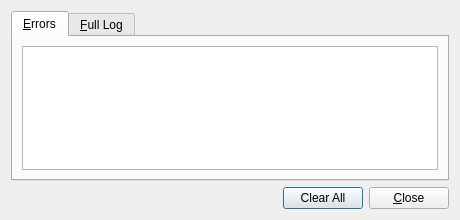
<?xml version="1.0" encoding="UTF-8"?>
<ui version="4.0">
 <class>LogDialog</class>
 <widget class="QDialog" name="LogDialog">
  <property name="geometry">
   <rect>
    <x>0</x>
    <y>0</y>
    <width>460</width>
    <height>220</height>
   </rect>
  </property>
  <property name="windowTitle">
   <string>TyQt Log</string>
  </property>
  <property name="windowIcon">
   <iconset resource="tyqt.qrc">
    <normaloff>:/tyqt</normaloff>:/tyqt</iconset>
  </property>
  <layout class="QVBoxLayout" name="verticalLayout">
   <item>
    <widget class="QTabWidget" name="tabWidget">
     <property name="currentIndex">
      <number>0</number>
     </property>
     <widget class="QWidget" name="errorTab">
      <attribute name="title">
       <string>&amp;Errors</string>
      </attribute>
      <layout class="QVBoxLayout" name="verticalLayout_2">
       <item>
        <widget class="QPlainTextEdit" name="errorLogText">
         <property name="contextMenuPolicy">
          <enum>Qt::CustomContextMenu</enum>
         </property>
         <property name="lineWrapMode">
          <enum>QPlainTextEdit::NoWrap</enum>
         </property>
         <property name="readOnly">
          <bool>true</bool>
         </property>
         <property name="maximumBlockCount">
          <number>1000</number>
         </property>
        </widget>
       </item>
      </layout>
     </widget>
     <widget class="QWidget" name="fullTab">
      <attribute name="title">
       <string>&amp;Full Log</string>
      </attribute>
      <layout class="QVBoxLayout" name="verticalLayout_3">
       <item>
        <widget class="QPlainTextEdit" name="fullLogText">
         <property name="contextMenuPolicy">
          <enum>Qt::CustomContextMenu</enum>
         </property>
         <property name="lineWrapMode">
          <enum>QPlainTextEdit::NoWrap</enum>
         </property>
         <property name="readOnly">
          <bool>true</bool>
         </property>
         <property name="maximumBlockCount">
          <number>1000</number>
         </property>
        </widget>
       </item>
      </layout>
     </widget>
    </widget>
   </item>
   <item>
    <layout class="QHBoxLayout" name="horizontalLayout">
     <item>
      <spacer name="horizontalSpacer">
       <property name="orientation">
        <enum>Qt::Horizontal</enum>
       </property>
       <property name="sizeHint" stdset="0">
        <size>
         <width>40</width>
         <height>20</height>
        </size>
       </property>
      </spacer>
     </item>
     <item>
      <widget class="QPushButton" name="clearButton">
       <property name="text">
        <string>Clear All</string>
       </property>
      </widget>
     </item>
     <item>
      <widget class="QPushButton" name="closeButton">
       <property name="text">
        <string>&amp;Close</string>
       </property>
      </widget>
     </item>
    </layout>
   </item>
  </layout>
 </widget>
 <resources>
  <include location="tyqt.qrc"/>
 </resources>
 <connections/>
</ui>
